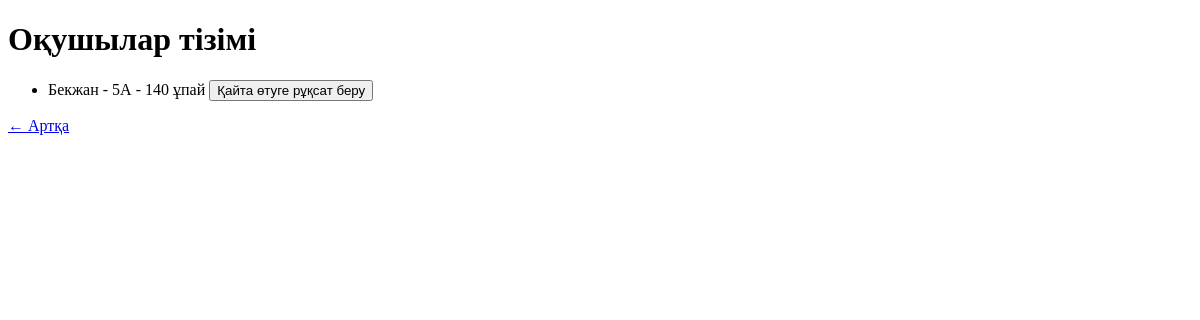
/teacher_panel (signed in), run on an earlier commit of the app's database.
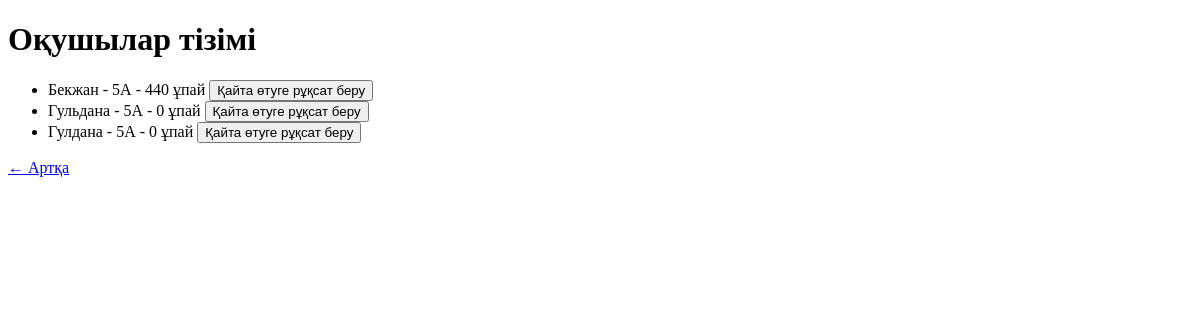
And on a later commit of the database.
### main.py (models this page shows, shortened)
class Student(db.Model):
    id = db.Column(db.Integer, primary_key=True)
    name = db.Column(db.String(100), nullable=False)
    student_class = db.Column(db.String(10), nullable=False)
    password = db.Column(db.String(200), nullable=False)
    score = db.Column(db.Integer, default=0)
    progress = db.relationship('StudentProgress', backref='student', lazy=True)
    __table_args__ = (db.UniqueConstraint('name', 'student_class', name='uq_name_class'),)

### main.py (the view)
@app.route("/teacher_panel")
@login_required("teacher")
def teacher_panel():
    students = Student.query.all()
    return render_template("teacher_panel.html", students=students)

### main.py (called while the page is built)
def login_required(role):
    def decorator(func):
        @wraps(func)
        def wrapper(*args, **kwargs):
            if session.get("user_id") is None or session.get("role") != role:
                if role == "teacher":
                    return redirect("/login_teacher")
                else:
                    return redirect("/login")
            return func(*args, **kwargs)
        return wrapper
    return decorator

### templates/teacher_panel.html (shortened to what this page needs)
<!DOCTYPE html>
<html lang="kk">
<head>
</head>
<body>
    <h1>Оқушылар тізімі</h1>
    <ul>
        {% for s in students %}
            <li>
                {{ s.name }} - {{ s.student_class }} - {{ s.score }} ұпай
                <form method="POST" action="/unlock_game" style="display:inline;">
                    <button type="submit">Қайта өтуге рұқсат беру</button>
                </form>
            </li>
        {% endfor %}
    </ul>
    <a href="/teacher">← Артқа</a>
</body>
</html>

What changed in the data, as far as the page shows it:
changed Student "Бекжан": score "140" → "440"
added Student: name "Гульдана", student_class "5А", score "0"
added Student: name "Гулдана", student_class "5А", score "0"
